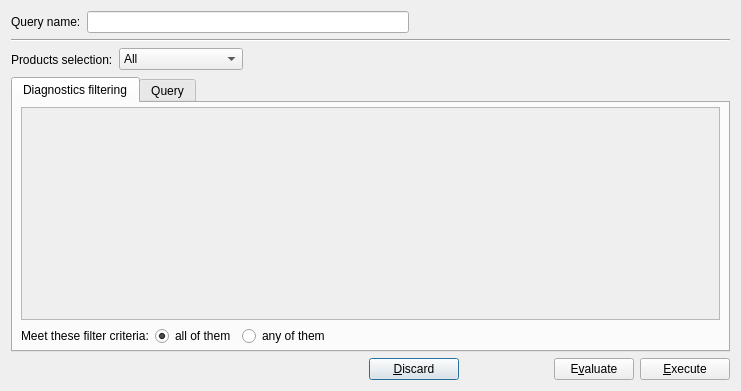
<?xml version="1.0" encoding="UTF-8"?>
<ui version="4.0">
 <class>DlgQdtFilter</class>
 <widget class="QDialog" name="DlgQdtFilter">
  <property name="windowModality">
   <enum>Qt::ApplicationModal</enum>
  </property>
  <property name="geometry">
   <rect>
    <x>0</x>
    <y>0</y>
    <width>741</width>
    <height>391</height>
   </rect>
  </property>
  <property name="windowTitle">
   <string>Set QLA diagnostics filtering</string>
  </property>
  <property name="sizeGripEnabled">
   <bool>false</bool>
  </property>
  <property name="modal">
   <bool>false</bool>
  </property>
  <layout class="QVBoxLayout" name="verticalLayout_2" stretch="0,0,0,0,1">
   <item>
    <layout class="QHBoxLayout" name="horizontalLayout_2">
     <item>
      <widget class="QLabel" name="label_3">
       <property name="text">
        <string>Query name:</string>
       </property>
      </widget>
     </item>
     <item>
      <widget class="QLineEdit" name="edQryName"/>
     </item>
     <item>
      <spacer name="horizontalSpacer_5">
       <property name="orientation">
        <enum>Qt::Horizontal</enum>
       </property>
       <property name="sizeHint" stdset="0">
        <size>
         <width>40</width>
         <height>20</height>
        </size>
       </property>
      </spacer>
     </item>
    </layout>
   </item>
   <item>
    <widget class="Line" name="line">
     <property name="orientation">
      <enum>Qt::Horizontal</enum>
     </property>
    </widget>
   </item>
   <item>
    <layout class="QHBoxLayout" name="horizontalLayout">
     <item>
      <widget class="QLabel" name="label_4">
       <property name="text">
        <string>Products selection:</string>
       </property>
      </widget>
     </item>
     <item>
      <widget class="QComboBox" name="cboxProdSel">
       <item>
        <property name="text">
         <string>All</string>
        </property>
       </item>
       <item>
        <property name="text">
         <string>Current Selection</string>
        </property>
       </item>
       <item>
        <property name="text">
         <string>Product Type</string>
        </property>
       </item>
       <item>
        <property name="text">
         <string>Date Range</string>
        </property>
       </item>
      </widget>
     </item>
     <item>
      <widget class="QStackedWidget" name="stackedWidget">
       <property name="currentIndex">
        <number>0</number>
       </property>
       <widget class="QWidget" name="pageAll"/>
       <widget class="QWidget" name="pageCurrent"/>
       <widget class="QWidget" name="pageProdType">
        <layout class="QHBoxLayout" name="horizontalLayout_5" stretch="2,4">
         <property name="leftMargin">
          <number>9</number>
         </property>
         <property name="topMargin">
          <number>0</number>
         </property>
         <property name="bottomMargin">
          <number>0</number>
         </property>
         <item>
          <widget class="QComboBox" name="cboxProdTypes"/>
         </item>
         <item>
          <spacer name="horizontalSpacer_3">
           <property name="orientation">
            <enum>Qt::Horizontal</enum>
           </property>
           <property name="sizeHint" stdset="0">
            <size>
             <width>343</width>
             <height>20</height>
            </size>
           </property>
          </spacer>
         </item>
        </layout>
       </widget>
       <widget class="QWidget" name="pageDateRange">
        <layout class="QHBoxLayout" name="horizontalLayout_6" stretch="1,10,0,1,10,0">
         <property name="spacing">
          <number>2</number>
         </property>
         <property name="topMargin">
          <number>0</number>
         </property>
         <property name="bottomMargin">
          <number>0</number>
         </property>
         <item>
          <widget class="QLabel" name="label">
           <property name="text">
            <string>from: </string>
           </property>
          </widget>
         </item>
         <item>
          <widget class="QDateTimeEdit" name="datetimeFrom"/>
         </item>
         <item>
          <widget class="QToolButton" name="tbtnFrom">
           <property name="maximumSize">
            <size>
             <width>20</width>
             <height>20</height>
            </size>
           </property>
           <property name="text">
            <string>...</string>
           </property>
           <property name="icon">
            <iconset resource="configtool.qrc">
             <normaloff>:/img/img/calendar.png</normaloff>:/img/img/calendar.png</iconset>
           </property>
          </widget>
         </item>
         <item>
          <widget class="QLabel" name="label_2">
           <property name="text">
            <string>     to: </string>
           </property>
          </widget>
         </item>
         <item>
          <widget class="QDateTimeEdit" name="datetimeTo"/>
         </item>
         <item>
          <widget class="QToolButton" name="tbtnTo">
           <property name="maximumSize">
            <size>
             <width>20</width>
             <height>20</height>
            </size>
           </property>
           <property name="text">
            <string>...</string>
           </property>
           <property name="icon">
            <iconset resource="configtool.qrc">
             <normaloff>:/img/img/calendar.png</normaloff>:/img/img/calendar.png</iconset>
           </property>
          </widget>
         </item>
        </layout>
       </widget>
      </widget>
     </item>
    </layout>
   </item>
   <item>
    <widget class="QTabWidget" name="tabDiagFlt">
     <property name="currentIndex">
      <number>0</number>
     </property>
     <widget class="QWidget" name="tabDiags">
      <attribute name="title">
       <string>Diagnostics filtering</string>
      </attribute>
      <layout class="QVBoxLayout" name="verticalLayout_3" stretch="1000,1">
       <property name="leftMargin">
        <number>8</number>
       </property>
       <property name="topMargin">
        <number>4</number>
       </property>
       <property name="rightMargin">
        <number>8</number>
       </property>
       <property name="bottomMargin">
        <number>4</number>
       </property>
       <item>
        <widget class="QScrollArea" name="scrollAreaFilters">
         <property name="widgetResizable">
          <bool>true</bool>
         </property>
         <widget class="QWidget" name="scrollAreaWidgetContents">
          <property name="geometry">
           <rect>
            <x>0</x>
            <y>0</y>
            <width>701</width>
            <height>202</height>
           </rect>
          </property>
          <layout class="QVBoxLayout" name="verticalLayout" stretch="1,1000">
           <property name="leftMargin">
            <number>0</number>
           </property>
           <property name="topMargin">
            <number>0</number>
           </property>
           <property name="rightMargin">
            <number>0</number>
           </property>
           <property name="bottomMargin">
            <number>0</number>
           </property>
           <item>
            <widget class="FrmDiagFlt" name="wdgDiagFlt" native="true">
             <property name="sizePolicy">
              <sizepolicy hsizetype="Preferred" vsizetype="Expanding">
               <horstretch>0</horstretch>
               <verstretch>0</verstretch>
              </sizepolicy>
             </property>
             <property name="minimumSize">
              <size>
               <width>0</width>
               <height>54</height>
              </size>
             </property>
            </widget>
           </item>
           <item>
            <spacer name="verticalSpacer_2">
             <property name="orientation">
              <enum>Qt::Vertical</enum>
             </property>
             <property name="sizeHint" stdset="0">
              <size>
               <width>20</width>
               <height>30</height>
              </size>
             </property>
            </spacer>
           </item>
          </layout>
         </widget>
        </widget>
       </item>
       <item>
        <layout class="QHBoxLayout" name="horizontalLayout_3">
         <item>
          <widget class="QLabel" name="label_5">
           <property name="text">
            <string>Meet these filter criteria:</string>
           </property>
          </widget>
         </item>
         <item>
          <widget class="QRadioButton" name="rbtnAll">
           <property name="text">
            <string>all of them</string>
           </property>
           <property name="checked">
            <bool>true</bool>
           </property>
           <attribute name="buttonGroup">
            <string notr="true">btngrpAllOrAny</string>
           </attribute>
          </widget>
         </item>
         <item>
          <widget class="QRadioButton" name="rbtnAny">
           <property name="text">
            <string>any of them</string>
           </property>
           <attribute name="buttonGroup">
            <string notr="true">btngrpAllOrAny</string>
           </attribute>
          </widget>
         </item>
         <item>
          <spacer name="horizontalSpacer">
           <property name="orientation">
            <enum>Qt::Horizontal</enum>
           </property>
           <property name="sizeHint" stdset="0">
            <size>
             <width>40</width>
             <height>20</height>
            </size>
           </property>
          </spacer>
         </item>
        </layout>
       </item>
      </layout>
     </widget>
     <widget class="QWidget" name="tabSQL">
      <attribute name="title">
       <string>Query</string>
      </attribute>
      <layout class="QVBoxLayout" name="verticalLayout_4" stretch="2,2,1">
       <property name="leftMargin">
        <number>8</number>
       </property>
       <property name="topMargin">
        <number>4</number>
       </property>
       <property name="rightMargin">
        <number>8</number>
       </property>
       <property name="bottomMargin">
        <number>4</number>
       </property>
       <item>
        <widget class="QPlainTextEdit" name="pltxtSQL"/>
       </item>
       <item>
        <widget class="QPlainTextEdit" name="pltxtTrueSQL"/>
       </item>
       <item>
        <spacer name="verticalSpacer_3">
         <property name="orientation">
          <enum>Qt::Vertical</enum>
         </property>
         <property name="sizeHint" stdset="0">
          <size>
           <width>20</width>
           <height>33</height>
          </size>
         </property>
        </spacer>
       </item>
      </layout>
     </widget>
    </widget>
   </item>
   <item>
    <layout class="QHBoxLayout" name="horizontalLayout_4" stretch="4,1,1,0,1">
     <item>
      <spacer name="horizontalSpacer_2">
       <property name="orientation">
        <enum>Qt::Horizontal</enum>
       </property>
       <property name="sizeHint" stdset="0">
        <size>
         <width>40</width>
         <height>20</height>
        </size>
       </property>
      </spacer>
     </item>
     <item>
      <widget class="QPushButton" name="btnDiscard">
       <property name="text">
        <string>&amp;Discard</string>
       </property>
      </widget>
     </item>
     <item>
      <spacer name="horizontalSpacer_4">
       <property name="orientation">
        <enum>Qt::Horizontal</enum>
       </property>
       <property name="sizeHint" stdset="0">
        <size>
         <width>40</width>
         <height>20</height>
        </size>
       </property>
      </spacer>
     </item>
     <item>
      <widget class="QPushButton" name="btnEval">
       <property name="text">
        <string>E&amp;valuate</string>
       </property>
      </widget>
     </item>
     <item>
      <widget class="QPushButton" name="btnExec">
       <property name="text">
        <string>&amp;Execute</string>
       </property>
      </widget>
     </item>
    </layout>
   </item>
  </layout>
 </widget>
 <customwidgets>
  <customwidget>
   <class>FrmDiagFlt</class>
   <extends>QWidget</extends>
   <header location="global">frm_diagflt.h</header>
   <container>1</container>
  </customwidget>
 </customwidgets>
 <tabstops>
  <tabstop>edQryName</tabstop>
  <tabstop>cboxProdSel</tabstop>
  <tabstop>tabDiagFlt</tabstop>
  <tabstop>scrollAreaFilters</tabstop>
  <tabstop>rbtnAll</tabstop>
  <tabstop>rbtnAny</tabstop>
  <tabstop>btnDiscard</tabstop>
  <tabstop>btnExec</tabstop>
  <tabstop>datetimeTo</tabstop>
  <tabstop>tbtnTo</tabstop>
  <tabstop>pltxtSQL</tabstop>
  <tabstop>pltxtTrueSQL</tabstop>
  <tabstop>tbtnFrom</tabstop>
  <tabstop>datetimeFrom</tabstop>
  <tabstop>cboxProdTypes</tabstop>
 </tabstops>
 <resources>
  <include location="configtool.qrc"/>
 </resources>
 <connections>
  <connection>
   <sender>btnExec</sender>
   <signal>clicked()</signal>
   <receiver>DlgQdtFilter</receiver>
   <slot>go()</slot>
   <hints>
    <hint type="sourcelabel">
     <x>665</x>
     <y>366</y>
    </hint>
    <hint type="destinationlabel">
     <x>576</x>
     <y>326</y>
    </hint>
   </hints>
  </connection>
  <connection>
   <sender>btnDiscard</sender>
   <signal>clicked()</signal>
   <receiver>DlgQdtFilter</receiver>
   <slot>reject()</slot>
   <hints>
    <hint type="sourcelabel">
     <x>447</x>
     <y>361</y>
    </hint>
    <hint type="destinationlabel">
     <x>679</x>
     <y>294</y>
    </hint>
   </hints>
  </connection>
  <connection>
   <sender>rbtnAll</sender>
   <signal>clicked()</signal>
   <receiver>DlgQdtFilter</receiver>
   <slot>matchAllCriteria()</slot>
   <hints>
    <hint type="sourcelabel">
     <x>225</x>
     <y>334</y>
    </hint>
    <hint type="destinationlabel">
     <x>287</x>
     <y>322</y>
    </hint>
   </hints>
  </connection>
  <connection>
   <sender>rbtnAny</sender>
   <signal>clicked()</signal>
   <receiver>DlgQdtFilter</receiver>
   <slot>matchAnyCriteria()</slot>
   <hints>
    <hint type="sourcelabel">
     <x>335</x>
     <y>326</y>
    </hint>
    <hint type="destinationlabel">
     <x>438</x>
     <y>316</y>
    </hint>
   </hints>
  </connection>
  <connection>
   <sender>pltxtSQL</sender>
   <signal>textChanged()</signal>
   <receiver>DlgQdtFilter</receiver>
   <slot>setCustomSQL()</slot>
   <hints>
    <hint type="sourcelabel">
     <x>197</x>
     <y>174</y>
    </hint>
    <hint type="destinationlabel">
     <x>184</x>
     <y>318</y>
    </hint>
   </hints>
  </connection>
  <connection>
   <sender>btnEval</sender>
   <signal>clicked()</signal>
   <receiver>DlgQdtFilter</receiver>
   <slot>eval()</slot>
   <hints>
    <hint type="sourcelabel">
     <x>597</x>
     <y>359</y>
    </hint>
    <hint type="destinationlabel">
     <x>537</x>
     <y>357</y>
    </hint>
   </hints>
  </connection>
  <connection>
   <sender>tbtnFrom</sender>
   <signal>clicked()</signal>
   <receiver>DlgQdtFilter</receiver>
   <slot>selectDateTimeAndApply()</slot>
   <hints>
    <hint type="sourcelabel">
     <x>301</x>
     <y>69</y>
    </hint>
    <hint type="destinationlabel">
     <x>489</x>
     <y>80</y>
    </hint>
   </hints>
  </connection>
  <connection>
   <sender>tbtnTo</sender>
   <signal>clicked()</signal>
   <receiver>DlgQdtFilter</receiver>
   <slot>selectDateTimeAndApply()</slot>
   <hints>
    <hint type="sourcelabel">
     <x>301</x>
     <y>69</y>
    </hint>
    <hint type="destinationlabel">
     <x>724</x>
     <y>79</y>
    </hint>
   </hints>
  </connection>
  <connection>
   <sender>datetimeFrom</sender>
   <signal>dateTimeChanged(QDateTime)</signal>
   <receiver>DlgQdtFilter</receiver>
   <slot>setDateFrom(QDateTime)</slot>
   <hints>
    <hint type="sourcelabel">
     <x>381</x>
     <y>79</y>
    </hint>
    <hint type="destinationlabel">
     <x>448</x>
     <y>80</y>
    </hint>
   </hints>
  </connection>
  <connection>
   <sender>datetimeTo</sender>
   <signal>dateTimeChanged(QDateTime)</signal>
   <receiver>DlgQdtFilter</receiver>
   <slot>setDateTo(QDateTime)</slot>
   <hints>
    <hint type="sourcelabel">
     <x>381</x>
     <y>79</y>
    </hint>
    <hint type="destinationlabel">
     <x>627</x>
     <y>76</y>
    </hint>
   </hints>
  </connection>
  <connection>
   <sender>cboxProdTypes</sender>
   <signal>currentIndexChanged(QString)</signal>
   <receiver>DlgQdtFilter</receiver>
   <slot>setProductType(QString)</slot>
   <hints>
    <hint type="sourcelabel">
     <x>329</x>
     <y>52</y>
    </hint>
    <hint type="destinationlabel">
     <x>296</x>
     <y>4</y>
    </hint>
   </hints>
  </connection>
  <connection>
   <sender>cboxProdSel</sender>
   <signal>currentIndexChanged(int)</signal>
   <receiver>DlgQdtFilter</receiver>
   <slot>setProductSelectionType(int)</slot>
   <hints>
    <hint type="sourcelabel">
     <x>207</x>
     <y>64</y>
    </hint>
    <hint type="destinationlabel">
     <x>740</x>
     <y>16</y>
    </hint>
   </hints>
  </connection>
  <connection>
   <sender>cboxProdSel</sender>
   <signal>currentIndexChanged(int)</signal>
   <receiver>stackedWidget</receiver>
   <slot>setCurrentIndex(int)</slot>
   <hints>
    <hint type="sourcelabel">
     <x>166</x>
     <y>61</y>
    </hint>
    <hint type="destinationlabel">
     <x>344</x>
     <y>58</y>
    </hint>
   </hints>
  </connection>
 </connections>
 <slots>
  <slot>removeFilter()</slot>
  <slot>addFilter()</slot>
  <slot>matchAllCriteria()</slot>
  <slot>matchAnyCriteria()</slot>
  <slot>setProductSelectionType(int)</slot>
  <slot>setCustomSQL()</slot>
  <slot>go()</slot>
  <slot>selectDateTimeAndApply()</slot>
  <slot>setProductType(QString)</slot>
  <slot>setDateFrom(QDateTime)</slot>
  <slot>setDateTo(QDateTime)</slot>
  <slot>eval()</slot>
 </slots>
 <buttongroups>
  <buttongroup name="btngrpAllOrAny"/>
 </buttongroups>
</ui>
